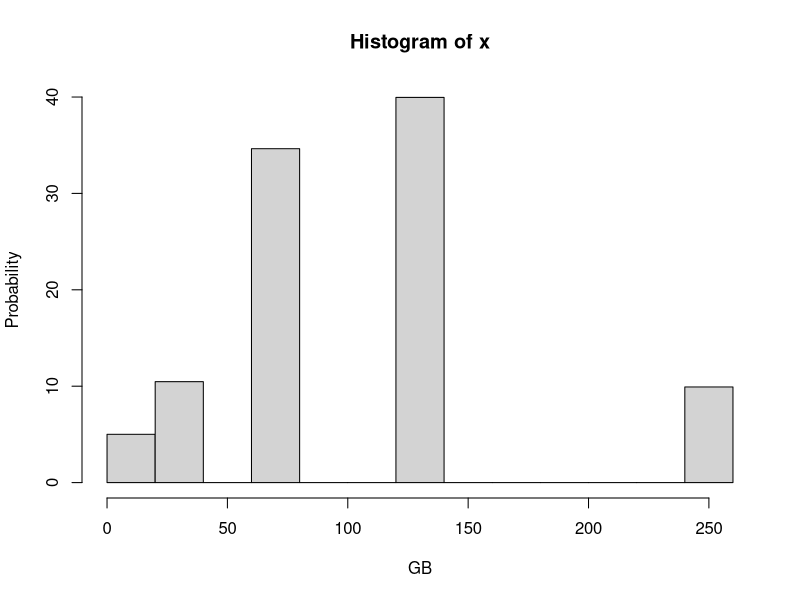

The R source for this figure:
x <- NULL
for (i in 1:10000) {
    u <- runif(1)
    if (u < 0.05) {
        x[i] <- 16
    }else if (u < 0.15) {
        x[i] <- 32
    }else if (u < 0.50) {
        x[i] <- 64
    }else if (u < 0.90) {
        x[i] <- 128
    }else {
        x[i] <- 256
    }
}
#hist(x)
values_hist <- hist(x, plot = FALSE)    # Histogram with percent
values_hist$density <- 100 *
  (values_hist$counts / sum(values_hist$counts))
plot(values_hist, freq = FALSE,
     ylab = "Probability",
     xlab = "GB")